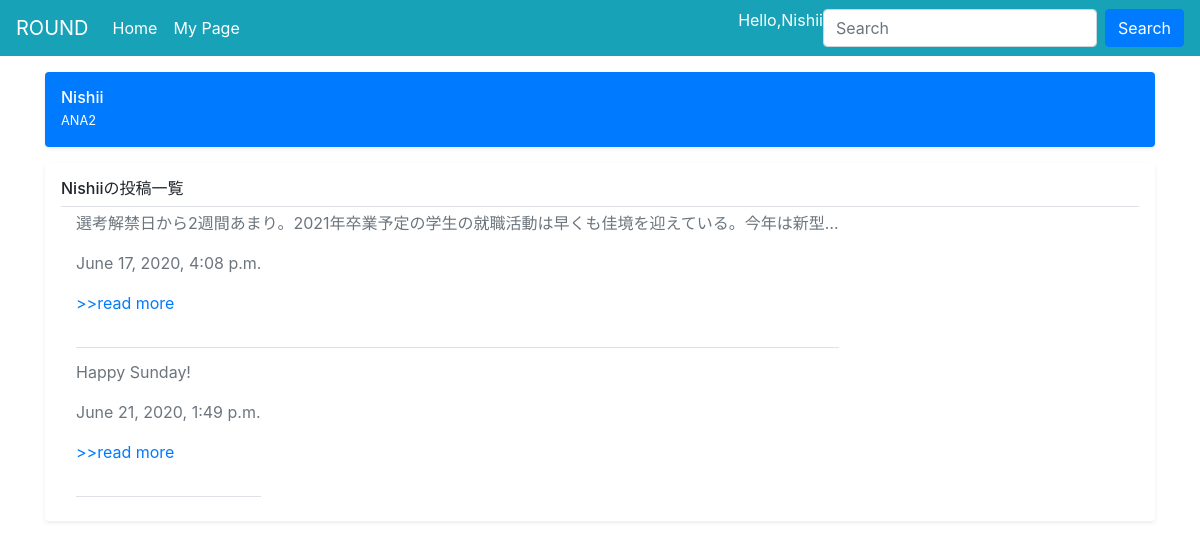
/my_profile/ (signed in), run on an earlier commit of the app's database.
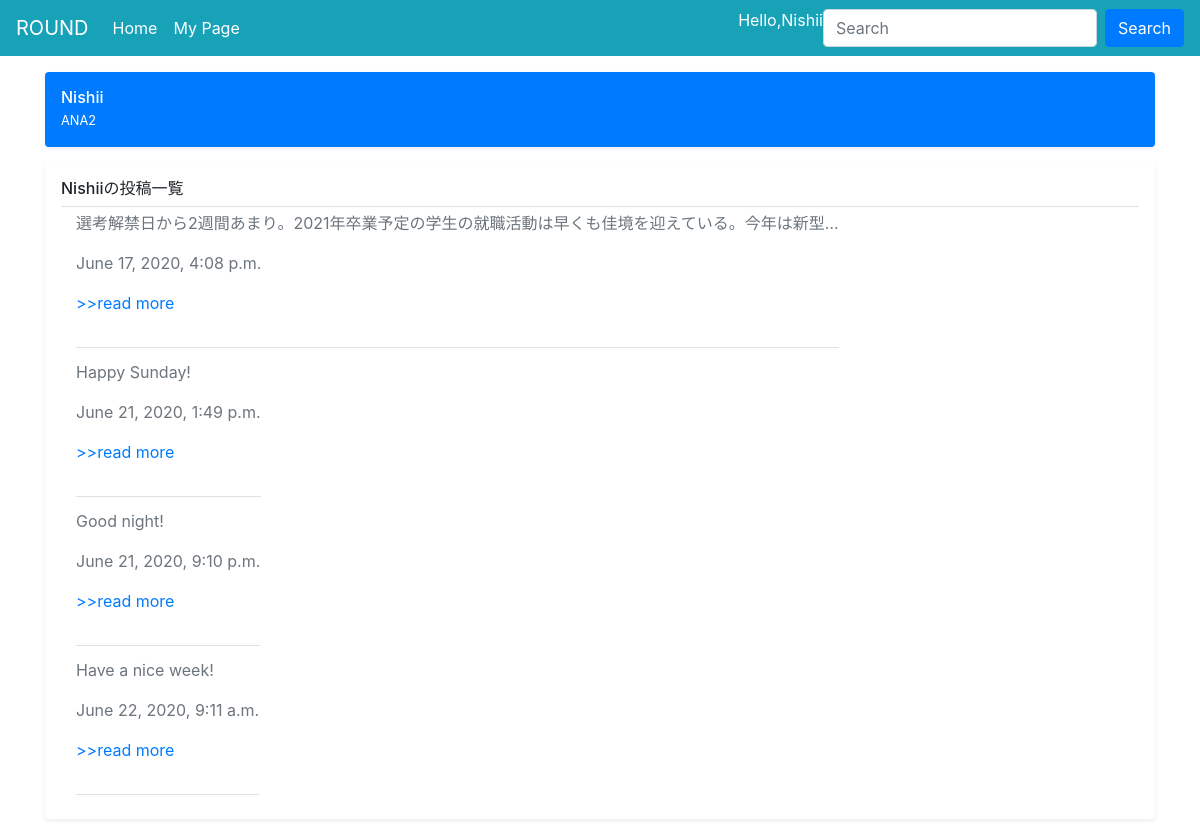
And on a later commit of the database.
### sklt_sns1/models.py (models this page shows, shortened)
class User(models.Model):
    user = models.OneToOneField(User, null=True, on_delete=models.CASCADE)
    name = models.CharField(max_length=200, null=True)
    id_num = models.FloatField()
    kurasu = models.CharField(max_length=200, null=True)
    email = models.CharField(max_length=200, null=True)
    date_created = models.DateTimeField(auto_now_add=True, null=True)
    hit_count_generic = GenericRelation(HitCount, object_id_field='object_pk',related_query_name='hit_count_generic_relation')
    def __str__(self):
        return self.name

class Post(models.Model):
    author = models.ForeignKey('User', on_delete=models.CASCADE)
    text = models.TextField()
    created_date = models.DateTimeField(default=timezone.now)
    like = models.ManyToManyField(User, related_name='like')
    hit_count_generic = GenericRelation(HitCount, object_id_field='object_pk',related_query_name='hit_count_generic_relation')

### sklt_sns1/views.py (the view)
# urls.py: path('my_profile/',views.my_profile, name='my_profile'),
def my_profile(request):
    posts = request.user.user.post_set.all()
    context={'posts':posts}
    return render(request, 'sklt_sns1/my_profile.html',context)

### sklt_sns1/templates/sklt_sns1/my_profile.html
{%  extends 'sklt_sns1/main.html' %}
{% block content %}
<main role="main" class="container">
  <div class="d-flex align-items-center p-3 my-3 text-black-50 bg-primary rounded shadow-sm">
    <div class="lh-100">
      <h6 class="mb-0 text-white lh-100">{{ request.user.user }}</h6>
      <small class="text-white">{{request.user.user.kurasu}}</small>
    </div>
  </div>
  <div class="my-3 p-3 bg-white rounded shadow-sm">
    <h6 class="border-bottom border-gray pb-2 mb-0">{{ request.user.user }}の投稿一覧</h6>
      {% for post in posts %}
        <div class="content container">
        <div class="media text-muted pt-1 pb-2">
          <div class="post">
            <p>{{ post.text | truncatechars:50 }}</p>
            <p>{{ post.created_date }}</p>
            <p><a class="read more" href="{% url 'detail' post.pk %}">>>read more</a></p>
            <p class="media-body pb-3 mb-0 small lh-125 border-bottom border-gray"></p>
          </div>
        </div>
        </div>
      {% endfor %}
  </div>
</main>
{% endblock %}

### sklt_sns1/templates/sklt_sns1/main.html (shortened to what this page needs)
<!DOCTYPE html>
<html>
<head>
    <link rel="stylesheet" href="https://stackpath.bootstrapcdn.com/bootstrap/4.3.1/css/bootstrap.min.css">
</head>
<body>
{% include 'sklt_sns1/navigation_bar.html' %}
{% block content %}
{% endblock %}
</body>
</html>

### sklt_sns1/templates/sklt_sns1/navigation_bar.html (shortened to what this page needs)
<nav class="navbar navbar-expand-lg navbar-dark bg-info">
    <a class="navbar-brand" href="#">ROUND<Source></Source></a>
    <div class="collapse navbar-collapse" id="navbarNavDropdown">
      <ul class="navbar-nav">
        <li class="nav-item active">
          <a class="nav-link" href="{% url 'index' %}">Home <span class="sr-only">(current)</span></a>
        </li>
        <li class="nav-item active">
          <a class="nav-link" href="{% url 'my_profile' %}">My Page</a>
        </li>
      </ul>
    </div>
    <p class="text-white">Hello,{{request.user.user}}</a>
    <form class="form-inline" action="{% url 'search_results' %}" method="get">
      <input  class="form-control mr-sm-2" placeholder="Search" aria-label="Search" name="query" value="{{ request.GET.query }}" type="text">
      <button type="submit" class="btn btn-primary" >Search</button>
    </form>
  </nav>

What changed in the data, as far as the page shows it:
added Post: text "Good night!", created_date "June 21, 2020, 9:10 p.m."
added Post: text "Have a nice week!", created_date "June 22, 2020, 9:11 a.m."
